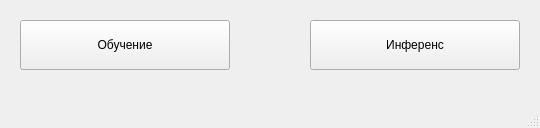
<?xml version="1.0" encoding="UTF-8"?>
<ui version="4.0">
 <class>MainWindow</class>
 <widget class="QMainWindow" name="MainWindow">
  <property name="geometry">
   <rect>
    <x>0</x>
    <y>0</y>
    <width>540</width>
    <height>128</height>
   </rect>
  </property>
  <property name="windowTitle">
   <string>MainWindow</string>
  </property>
  <widget class="QWidget" name="centralwidget">
   <widget class="QPushButton" name="inference_button">
    <property name="geometry">
     <rect>
      <x>310</x>
      <y>20</y>
      <width>210</width>
      <height>50</height>
     </rect>
    </property>
    <property name="text">
     <string>Инференс</string>
    </property>
   </widget>
   <widget class="QPushButton" name="train_button">
    <property name="geometry">
     <rect>
      <x>20</x>
      <y>20</y>
      <width>210</width>
      <height>50</height>
     </rect>
    </property>
    <property name="text">
     <string>Обучение</string>
    </property>
   </widget>
  </widget>
  <widget class="QMenuBar" name="menubar">
   <property name="geometry">
    <rect>
     <x>0</x>
     <y>0</y>
     <width>540</width>
     <height>21</height>
    </rect>
   </property>
  </widget>
  <widget class="QStatusBar" name="statusbar"/>
 </widget>
 <resources/>
 <connections/>
</ui>
